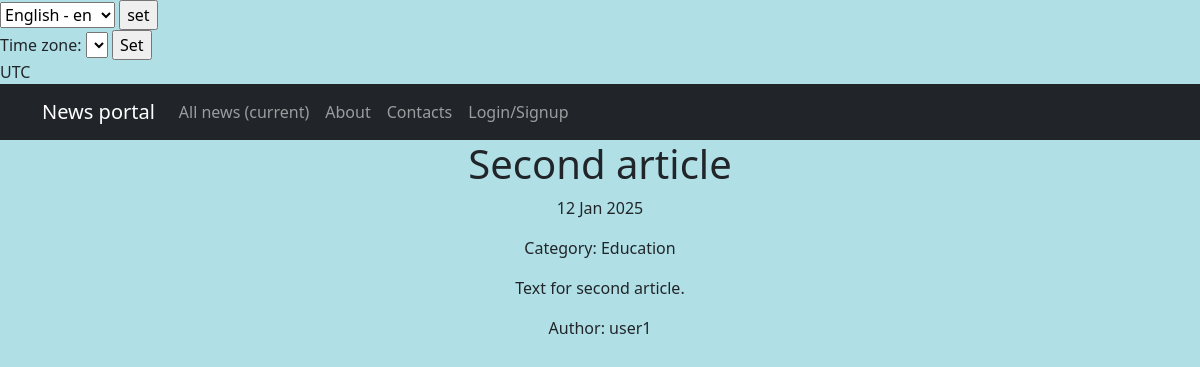
/2, run on the app's committed database.
### news_app/models.py (models this page shows, shortened)
class Post(models.Model):
    ARTICLE = 'AR'
    NEWS = 'NW'
    POST_TYPES = [
        (ARTICLE, 'Article'),
        (NEWS, 'News'),
    ]
    author = models.ForeignKey(Author, on_delete=models.CASCADE)
    type = models.CharField(max_length=2, choices=POST_TYPES, default=NEWS)
    created_at = models.DateTimeField(auto_now_add=True)
    categories = models.ManyToManyField(Category, through='PostCategory', verbose_name = pgettext_lazy('help text for Post model', 'This is the help text'),)
    title = models.CharField(max_length=128)
    text = models.TextField()
    rating = models.IntegerField(default=0)
    is_active = models.BooleanField(default=True)

class Category(models.Model):
    name = models.CharField(max_length=64, unique=True, help_text = _('category name'))
    subscribers = models.ManyToManyField(User, related_name="subscribed_categories", blank=True)

class Author(models.Model):
    user = models.OneToOneField(User, on_delete=models.CASCADE)
    rating = models.IntegerField(default=0)

### news_app/views.py (the view)
# urls.py: path('<int:pk>', PostDetail.as_view(), name='post_detail'),
class PostDetail(DetailView):
    model = Post
    template_name = 'post.html'
    context_object_name = 'post'
    queryset = Post.objects.all()  # Добавляем queryset
    def get_object(self, *args, **kwargs):  # переопределяем метод получения объекта, как ни странно
        obj = cache.get(f'post-{self.kwargs["pk"]}',
                        None)  # кэш очень похож на словарь, и метод get действует так же. Он забирает значение по ключу, если его нет, то забирает None.
        if not obj:
            obj = super().get_object(queryset=self.queryset)
            cache.set(f'post-{self.kwargs["pk"]}', obj)
        return obj

### news_app/templatetags/censor_filters.py (called while the page is built)
@register.filter(name='censor')
def censor(value):
    if not isinstance(value, str):
        raise ValueError("Censor filter can only be applied to strings.")
    for word in BAD_WORDS:
        value = value.replace(word, f"{word[0]}{'*' * (len(word) - 1)}")
        value = value.replace(word.capitalize(), f"{word[0]}{'*' * (len(word) - 1)}")
    return value

### templates/post.html (shortened to what this page needs)
{% extends 'flatpages/default.html' %}
{% load censor_filters %}
{% load i18n %}
{% block content %}
<h1>{{ post.title|censor }}</h1>
<p>{{ post.created_at|date:'d M Y' }}</p>
<p>{% trans "Category:" %}
    {% for category in post.categories.all %}
        {{ category.name }}
    {% endfor %}
</p>
<p>{{ post.text|censor }}</p>
<p>{% trans "Author:" %} {{ post.author.user.username|default:"Unknown Author" }}</p>
{% endblock content %}

### data on the page
Post: title|censor "Second article", created_at "12 Jan 2025", text|censor "Text for second article.", author.user.username "user1"
Category: name "Education"

### other printed values
{{ TIME_ZONE }} "UTC"
form field language "English - en"
